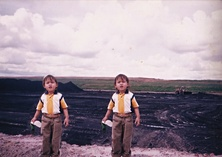
#> input picture code/new_code/3 (2)_forgery.jpg, 222 x 157 px, shrunk from 1388 x 984 before the run
$ python sift_model_2.py
#> lines starting #> are read from the running program, lines starting #| are printed output that depends on the picture
import cv2
import matplotlib.pyplot as plt
import numpy as np
from scipy.spatial.distance import pdist
from math import sqrt


class sift_model:
    def __init__(self):
        self.img = None
        self.gray_image = None
        self.key_points = None
        self.descriptors = None
        self.color = (0, 0, 255)
        self.distance = cv2.NORM_L2
        self.k = 3

    # loading image
    def load_image(self, image):
        self.img = cv2.imread(image)
        self.gray_image = cv2.cvtColor(self.img, cv2.COLOR_BGR2GRAY)
        self.h, self.w = self.gray_image.shape
        return

    # function to extract picture data (keypoint and descriptor)
    def featureExtractor(self):
        self.sift = cv2.SIFT_create(nOctaveLayers=6, sigma=0.6)
        # self.sift = cv2.SIFT_create()
        self.key_points, self.descriptors = self.sift.detectAndCompute(
            self.gray_image, None
        )
        return self.key_points, self.descriptors

    # remove self matching point
    def remove_self_match(self, matches):
        better_matches = []
        for a, b, c in matches:
            if a.trainIdx == a.queryIdx:
                better_matches.append([b, c])
            elif b.trainIdx == b.queryIdx:
                better_matches.append([a, c])
            elif c.trainIdx == c.queryIdx:
                better_matches.append([a, b])
        return better_matches

    # function to matching data using euclidean distance
    def featureMatching(self):

        # create lowe bib algorithm
        self.bf = cv2.BFMatcher(self.distance, crossCheck=False)

        # setup ratio with value from papers
        ratio = 0.5

        # matching process
        matches = self.bf.knnMatch(self.descriptors, self.descriptors, k=self.k)
        better_matches = self.remove_self_match(matches)

        # good_match_1 = list()
        # good_match_2 = list()
        good_list = list()

        for m, n in better_matches:
            if m.distance < ratio * n.distance:
                good_list.append(m)

        # for i in range(1, j):
        #     if (
        #         pdist(
        #             np.array(
        #                 [
        #                     self.key_points[better_matches[i].queryIdx].pt,
        #                     self.key_points[better_matches[i].trainIdx].pt,
        #                 ]
        #             ),
        #             "euclidean",
        #         )
        #         > 3
        #     ):
        #         good_match_1.append(self.key_points[better_matches[i].queryIdx])
        #         good_match_2.append(self.key_points[better_matches[i].trainIdx])

        # return good_match_1, good_match_2, good_list

        return good_list

    # calculate affine transform and robust using ransac
    def affine_ransac(self, good_list):
        # making one inliers list to save value
        inliers = []

        MIN_MATCH_COUNT = 3

        if len(good_list) > MIN_MATCH_COUNT:
            # affine transform and ransac
            p1 = np.float32([self.key_points[m.trainIdx].pt for m in good_list])
            p2 = np.float32([self.key_points[m.queryIdx].pt for m in good_list])

            # getting inliers using ransac
            retval, inliers = cv2.estimateAffine2D(
                p1,
                p2,
                method=cv2.RANSAC,
                ransacReprojThreshold=3,
                maxIters=100,
                confidence=0.99,
            )

            # Mendapatkan nilai fitur yang berkorelasi
            matchesMask = inliers.ravel().tolist()

            # filter with ransac
            final_matches = []
            for i in range(len(good_list)):
                if matchesMask[i] == 1:
                    final_matches.append(good_list[i])

        # [22 lines of commented-out code are left out]

        return final_matches, retval

    # function to make region correlation map image
    def compute_correlation_region(self, retval):
        wrapAffine_img = cv2.warpAffine(self.gray_image, retval, (self.w, self.h))

        # correlation region
        blank_image = np.zeros((self.h, self.w), np.uint8)

        point_match = []
        for y in range(0, self.h - 4):
            for x in range(0, self.w - 4):
                window1 = self.gray_image[y : y + 5, x : x + 5]
                window2 = wrapAffine_img[y : y + 5, x : x + 5]

                # Try Using General Corellation
                # Reference https://stackoverflow.com/questions/59608470/how-to-find-correlation-between-two-images
                # gathering sum value
                n = 25
                sum_X = np.sum(window1)
                sum_Y = np.sum(window2)
                xy = np.sum(window1 * window2)
                squareSum_X = np.sum(window1 * window1)
                squareSum_Y = np.sum(window2 * window2)

                top = n * xy - sum_X * sum_Y
                bottom = np.sqrt(
                    abs(
                        (n * squareSum_X - sum_X * sum_X)
                        * (n * squareSum_Y - sum_Y * sum_Y)
                    )
                )

                # [13 lines of commented-out code are left out]

                if bottom > 0:
                    intensity = top / bottom
                    blank_image[y + 1, x + 1] = intensity
                elif bottom <= 0:
                    intensity = 0
                    blank_image[y + 1, x + 1] = intensity

        cv2.imwrite("wrapAffine_img.png", wrapAffine_img)
        cv2.imwrite("blank_image.png", blank_image)

        return

    # function to show result but without line
    def show_result(self, final_matches, keypoints):
        list_point1 = []
        list_point2 = []
        img_RGB = cv2.cvtColor(self.gray_image, cv2.COLOR_GRAY2RGB)
        for j in final_matches:

            # Get the matching keypoints for each of the images
            point1 = j.trainIdx
            point2 = j.queryIdx

            # Get the coordinates, x - columns, y - rows
            (x1, y1) = keypoints[point1].pt
            (x2, y2) = keypoints[point2].pt

            # Append to each list
            list_point1.append((int(x1), int(y1)))
            list_point2.append((int(x2), int(y2)))

            # Draw a small circle at both co-ordinates: radius 4, colour green, thickness = 1
            # copy keypoints circles
            cv2.circle(img_RGB, (int(x1), int(y1)), 4, (0, 255, 0), 1)
            # original keypoints circles

            cv2.circle(img_RGB, (int(x2), int(y2)), 4, (0, 255, 0), 1)

        return cv2.imwrite("point_location.png", img_RGB)

        # function to draw result with line
        def show_result_2(self, final_matches, keypoints):
            list_point1 = []
            list_point2 = []
            img_RGB = cv2.cvtColor(self.gray_image, cv2.COLOR_GRAY2RGB)
            for j in final_matches:

                # Get the matching keypoints for each of the images
                point1 = j.trainIdx
                point2 = j.queryIdx

                # Get the coordinates, x - columns, y - rows
                (x1, y1) = keypoints[point1].pt
                (x2, y2) = keypoints[point2].pt

                # Append to each list
                list_point1.append((int(x1), int(y1)))
                list_point2.append((int(x2), int(y2)))

                # Draw a small circle at both co-ordinates: radius 4, colour green, thickness = 1
                # copy keypoints circles
                cv2.circle(img_RGB, (int(x1), int(y1)), 4, (0, 255, 0), 1)
                # original keypoints circles

                cv2.circle(img_RGB, (int(x2), int(y2)), 4, (0, 255, 0), 1)

                # Draw a line in between the two points, thickness = 1, colour green
                cv2.line(
                    img_RGB, (int(x1), int(y1)), (int(x2), int(y2)), (0, 255, 0), 1
                )

            return cv2.imwrite("point_location_2.png", img_RGB)

    # function to show loaded image
    def show_image(self):
        cv2.imshow("Image", self.gray_image)
        cv2.waitKey(0)
        cv2.destroyAllWindows()
        return

    # function to create keypoint image
    def show_keypoint(self, keypoints):
        return cv2.drawKeypoints(self.gray_image, keypoints, self.img)

    # function to draw match point using drawMatches
    def show_matches(self, keypoint_1, keypoint_2, matches):
        return cv2.drawMatches(
            self.gray_image, keypoint_1, matches, self.gray_image, flags=2,
        )

    # function to show keypoint matches in one image
    def show_matches_2(self, final_matches, keypoints):
        img_RGB = cv2.cvtColor(self.gray_image, cv2.COLOR_GRAY2RGB)
        list_point1 = []
        list_point2 = []
        for j in final_matches:
            # Get the matching keypoints for each of the images
            point1 = j.trainIdx
            point2 = j.queryIdx

            # Get the coordinates, x - columns, y - rows
            (x1, y1) = keypoints[point1].pt
            (x2, y2) = keypoints[point2].pt

            # Append to each list
            list_point1.append((int(x1), int(y1)))
            list_point2.append((int(x2), int(y2)))

            # Draw a small circle at both co-ordinates: radius 4, colour green, thickness = 1
            # copy keypoints circles
            cv2.circle(img_RGB, (int(x1), int(y1)), 4, (0, 255, 0), 1)
            # original keypoints circles

            cv2.circle(img_RGB, (int(x2), int(y2)), 4, (0, 255, 0), 1)

            # Draw a line in between the two points, thickness = 1, colour green
            cv2.line(img_RGB, (int(x1), int(y1)), (int(x2), int(y2)), (0, 255, 0), 1)

        return cv2.imwrite("feature_matching.png", img_RGB)

    # [17 lines of commented-out code are left out]
    def save_image(self, image_name, image):
        return cv2.imwrite(image_name, image)


def main():
    img_path = "3 (2)_forgery.jpg"

    # create model
    model = sift_model()

    # loading image
    model.load_image(img_path)
#> in load_image, self.img is the input picture: shape (157, 222, 3); mean B, G, R 151.5, 140.6, 154.4
#> in load_image, `self.gray_image = cv2.cvtColor(self.img, cv2.COLOR_BGR2GRAY)`:
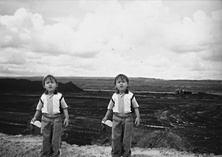
#> self.gray_image: shape (157, 222); min 1, max 251, mean 146

    # show image to make sure image loaded
    model.show_image()

    # extract keypoint and descriptor
    keypoint, descriptor = model.featureExtractor()
#> in featureExtractor, `self.key_points, self.descriptors = self.sift.detectAndCompute( self.g..`: self.key_points = 1367 keypoints; strongest (x, y, size): (44, 97, 8), (126, 91, 4.2), (130, 94, 4.5), (51, 103, 18.7)
#> keypoint has the same summary as self.key_points in featureExtractor

    # save keypoint image
    keypoint_image = model.show_keypoint(keypoint)
#> in show_keypoint, `return cv2.drawKeypoints(self.gray_image, keypoints, self.img)`:
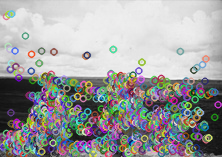
#> returned value: shape (157, 222, 3); mean B, G, R 159.2, 159.1, 158.6
    model.save_image("keypoint_location.png", keypoint_image)

    # feature matching
    matches = model.featureMatching()
#> in featureMatching, `matches = self.bf.knnMatch(self.descriptors, self.descriptors, k=self.k)`: matches = 1367 matches
#> after the loop in featureMatching, `for m, n in better_matches:`: good_list = 91 matches
#> matches = 91 matches
    img_feature = model.show_matches_2(matches, keypoint)
#> the loop in show_matches_2, `for j in final_matches:` made 91 passes
#> (point1, point2, x1, y1, x2, y2) on passes 1 to 12: (592, 131, 102.9, 126.8, 31.7, 127.3), (599, 138, 103.8, 115.6, 32.77, 115.9), (597, 141, 103.8, 124.3, 32.98, 125.2), (632, 191, 109.8, 117.6, 39.32, 119.2), (648, 198, 111.2, 110.2, 40.02, 110.9), (649, 201, 111.2, 119.9, 40.16, 120.6), (325, 209, 53.42, 51.46, 41.12, 50.6), (656, 212, 112.1, 102.5, 41.17, 103.5), (674, 222, 113.4, 101.9, 42.09, 102.4), (672, 223, 113.3, 105.6, 42.09, 106), (676, 226, 113.4, 121.1, 42.27, 121.6), (677, 228, 113.5, 121.1, 42.46, 121.7)
#> after the loop in show_matches_2, `for j in final_matches:`:
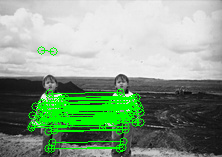
#> img_RGB: shape (157, 222, 3); mean B, G, R 137.4, 161.5, 137.4
#> after the loop in show_matches_2, `for j in final_matches:`: list_point1 = 91 pairs, first value 32 to 140, second value 50 to 148; list_point2 = 91 pairs, first value 31 to 140, second value 50 to 148
#> img_feature = True
    # img_feature = model.show_matches(keypoint, keypoint, matches)
    # model.save_image("feature_matching.png", img_feature)

    # Affine Transform
    final_matches, retval = model.affine_ransac(matches)
#> in affine_ransac, `p1 = np.float32([self.key_points[m.trainIdx].pt for m in good_list])`: p1 = 91 pairs, first value 32.77 to 140.4, second value 50.6 to 148.9
#> in affine_ransac, `p2 = np.float32([self.key_points[m.queryIdx].pt for m in good_list])`: p2 = 91 pairs, first value 31.7 to 140.4, second value 50.6 to 148.9
#> in affine_ransac, `retval, inliers = cv2.estimateAffine2D( p1, p2, method=cv2.RANSAC, ran..`: retval = [[1, 0.000809, 70.8], [0.00256, 0.998, -0.567]]; inliers = 91 values from 0 to 1
#> the loop in affine_ransac, `for i in range(len(good_list)):` made 91 passes
#> after the loop in affine_ransac, `for i in range(len(good_list)):`: final_matches = 45 matches
#> final_matches = 45 matches; retval = [[1, 0.000809, 70.8], [0.00256, 0.998, -0.567]]

    # print(final_matches)

    # Region Corellation
    model.compute_correlation_region(retval)
#> in compute_correlation_region, `wrapAffine_img = cv2.warpAffine(self.gray_image, retval, (self.w, self..`:
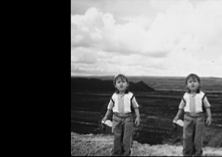
#> wrapAffine_img: shape (157, 222); min 0, max 243, mean 101.3
#> after the loop in compute_correlation_region, `for y in range(0, self.h - 4):`:
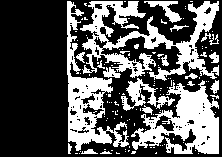
#> blank_image: shape (157, 222); min 0, max 255, mean 87.7
    model.show_result(final_matches, keypoint)
#> the loop in show_result, `for j in final_matches:` made 45 passes
#> (point1, point2, x1, y1, x2, y2) on passes 1 to 12: (141, 597, 32.98, 125.2, 103.8, 124.3), (138, 599, 32.77, 115.9, 103.8, 115.6), (160, 618, 35.9, 107, 107.1, 106.2), (191, 632, 39.32, 119.2, 109.8, 117.6), (198, 648, 40.02, 110.9, 111.2, 110.2), (201, 649, 40.16, 120.6, 111.2, 119.9), (212, 656, 41.17, 103.5, 112.1, 102.5), (223, 672, 42.09, 106, 113.3, 105.6), (226, 676, 42.27, 121.6, 113.4, 121.1), (228, 677, 42.46, 121.7, 113.5, 121.1), (232, 684, 43.06, 111, 114.1, 110.7), (247, 704, 44.71, 121.2, 116.2, 120.7)
#> after the loop in show_result, `for j in final_matches:`:
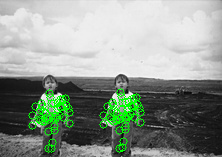
#> img_RGB: shape (157, 222, 3); mean B, G, R 141.5, 152.1, 141.5
#> after the loop in show_result, `for j in final_matches:`: list_point1 = 45 pairs, first value 32 to 69, second value 93 to 148; list_point2 = 45 pairs, first value 103 to 140, second value 92 to 148

    # multiple detection / not completed
    # model.multiple_region(final_matches)


if __name__ == "__main__":
    main()
